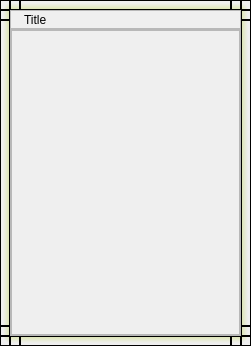
<?xml version="1.0" encoding="UTF-8"?>
<ui version="4.0">
 <class>DockWidget</class>
 <widget class="QWidget" name="DockWidget">
  <property name="geometry">
   <rect>
    <x>0</x>
    <y>0</y>
    <width>251</width>
    <height>346</height>
   </rect>
  </property>
  <property name="minimumSize">
   <size>
    <width>110</width>
    <height>60</height>
   </size>
  </property>
  <property name="windowTitle">
   <string>DockWidget</string>
  </property>
  <layout class="QGridLayout" name="gridLayout">
   <property name="margin">
    <number>0</number>
   </property>
   <property name="spacing">
    <number>0</number>
   </property>
   <item row="0" column="2" colspan="2">
    <layout class="QHBoxLayout" name="hBorder2">
     <property name="spacing">
      <number>0</number>
     </property>
     <item>
      <widget class="QFrame" name="topLeft_ext1">
       <property name="minimumSize">
        <size>
         <width>10</width>
         <height>10</height>
        </size>
       </property>
       <property name="maximumSize">
        <size>
         <width>10</width>
         <height>10</height>
        </size>
       </property>
       <property name="styleSheet">
        <string notr="true">background:qlineargradient(spread:pad, x1:0, y1:1, x2:0, y2:0, stop:0 rgba(164, 196, 0, 70), stop:0.7 rgba(255, 255, 255, 0))</string>
       </property>
       <property name="frameShape">
        <enum>QFrame::StyledPanel</enum>
       </property>
       <property name="frameShadow">
        <enum>QFrame::Raised</enum>
       </property>
      </widget>
     </item>
     <item>
      <widget class="QFrame" name="top">
       <property name="minimumSize">
        <size>
         <width>0</width>
         <height>10</height>
        </size>
       </property>
       <property name="maximumSize">
        <size>
         <width>16777215</width>
         <height>10</height>
        </size>
       </property>
       <property name="styleSheet">
        <string notr="true">background:qlineargradient(spread:pad, x1:0, y1:1, x2:0, y2:0, stop:0 rgba(164, 196, 0, 70), stop:0.7 rgba(255, 255, 255, 0))</string>
       </property>
       <property name="frameShape">
        <enum>QFrame::StyledPanel</enum>
       </property>
       <property name="frameShadow">
        <enum>QFrame::Raised</enum>
       </property>
      </widget>
     </item>
     <item>
      <widget class="QFrame" name="topRight_ext2">
       <property name="minimumSize">
        <size>
         <width>10</width>
         <height>10</height>
        </size>
       </property>
       <property name="maximumSize">
        <size>
         <width>10</width>
         <height>10</height>
        </size>
       </property>
       <property name="styleSheet">
        <string notr="true">background:qlineargradient(spread:pad, x1:0, y1:1, x2:0, y2:0, stop:0 rgba(164, 196, 0, 70), stop:0.7 rgba(255, 255, 255, 0))</string>
       </property>
       <property name="frameShape">
        <enum>QFrame::StyledPanel</enum>
       </property>
       <property name="frameShadow">
        <enum>QFrame::Raised</enum>
       </property>
      </widget>
     </item>
     <item>
      <widget class="QFrame" name="topRight">
       <property name="minimumSize">
        <size>
         <width>10</width>
         <height>10</height>
        </size>
       </property>
       <property name="maximumSize">
        <size>
         <width>10</width>
         <height>10</height>
        </size>
       </property>
       <property name="styleSheet">
        <string notr="true">background:qradialgradient(spread:pad, cx:0, cy:1, radius:0.7, fx:0, fy:1, stop:0 rgba(164, 196, 0, 70), stop:1 rgba(255, 255, 255, 0))</string>
       </property>
       <property name="frameShape">
        <enum>QFrame::StyledPanel</enum>
       </property>
       <property name="frameShadow">
        <enum>QFrame::Raised</enum>
       </property>
      </widget>
     </item>
    </layout>
   </item>
   <item row="0" column="0" rowspan="4" colspan="2">
    <layout class="QVBoxLayout" name="vBorder2">
     <property name="spacing">
      <number>0</number>
     </property>
     <item>
      <widget class="QFrame" name="topLeft">
       <property name="minimumSize">
        <size>
         <width>10</width>
         <height>10</height>
        </size>
       </property>
       <property name="maximumSize">
        <size>
         <width>10</width>
         <height>10</height>
        </size>
       </property>
       <property name="styleSheet">
        <string notr="true">background:qradialgradient(spread:pad, cx:1, cy:1, radius:0.7, fx:1, fy:1, stop:0 rgba(164, 196, 0, 70), stop:1 rgba(255, 255, 255, 0))</string>
       </property>
       <property name="frameShape">
        <enum>QFrame::StyledPanel</enum>
       </property>
       <property name="frameShadow">
        <enum>QFrame::Raised</enum>
       </property>
      </widget>
     </item>
     <item>
      <widget class="QFrame" name="topLeft_ext2">
       <property name="minimumSize">
        <size>
         <width>10</width>
         <height>10</height>
        </size>
       </property>
       <property name="maximumSize">
        <size>
         <width>10</width>
         <height>10</height>
        </size>
       </property>
       <property name="styleSheet">
        <string notr="true">background:qlineargradient(spread:pad, x1:1, y1:0, x2:0, y2:0, stop:0  rgba(164, 196, 0, 70), stop:0.7 rgba(255, 255, 255, 0))</string>
       </property>
       <property name="frameShape">
        <enum>QFrame::StyledPanel</enum>
       </property>
       <property name="frameShadow">
        <enum>QFrame::Raised</enum>
       </property>
      </widget>
     </item>
     <item>
      <widget class="QFrame" name="left">
       <property name="minimumSize">
        <size>
         <width>10</width>
         <height>0</height>
        </size>
       </property>
       <property name="maximumSize">
        <size>
         <width>10</width>
         <height>16777215</height>
        </size>
       </property>
       <property name="styleSheet">
        <string notr="true">background:qlineargradient(spread:pad, x1:1, y1:0, x2:0, y2:0, stop:0  rgba(164, 196, 0, 70), stop:0.7 rgba(255, 255, 255, 0))</string>
       </property>
       <property name="frameShape">
        <enum>QFrame::StyledPanel</enum>
       </property>
       <property name="frameShadow">
        <enum>QFrame::Raised</enum>
       </property>
      </widget>
     </item>
     <item>
      <widget class="QFrame" name="bottomLeft_ext1">
       <property name="minimumSize">
        <size>
         <width>10</width>
         <height>10</height>
        </size>
       </property>
       <property name="maximumSize">
        <size>
         <width>10</width>
         <height>10</height>
        </size>
       </property>
       <property name="styleSheet">
        <string notr="true">background:qlineargradient(spread:pad, x1:1, y1:0, x2:0, y2:0, stop:0  rgba(164, 196, 0, 70), stop:0.7 rgba(255, 255, 255, 0))</string>
       </property>
       <property name="frameShape">
        <enum>QFrame::StyledPanel</enum>
       </property>
       <property name="frameShadow">
        <enum>QFrame::Raised</enum>
       </property>
      </widget>
     </item>
     <item>
      <widget class="QFrame" name="bottomLeft">
       <property name="minimumSize">
        <size>
         <width>10</width>
         <height>10</height>
        </size>
       </property>
       <property name="maximumSize">
        <size>
         <width>10</width>
         <height>10</height>
        </size>
       </property>
       <property name="styleSheet">
        <string notr="true">background:qradialgradient(spread:pad, cx:1, cy:0, radius:0.7, fx:1, fy:0, stop:0 rgba(164, 196, 0, 70), stop:1 rgba(255, 255, 255, 0))</string>
       </property>
       <property name="frameShape">
        <enum>QFrame::StyledPanel</enum>
       </property>
       <property name="frameShadow">
        <enum>QFrame::Raised</enum>
       </property>
      </widget>
     </item>
    </layout>
   </item>
   <item row="1" column="2">
    <widget class="QFrame" name="DockFrame">
     <property name="minimumSize">
      <size>
       <width>0</width>
       <height>19</height>
      </size>
     </property>
     <property name="maximumSize">
      <size>
       <width>16777215</width>
       <height>19</height>
      </size>
     </property>
     <property name="frameShape">
      <enum>QFrame::StyledPanel</enum>
     </property>
     <property name="frameShadow">
      <enum>QFrame::Raised</enum>
     </property>
     <layout class="QHBoxLayout" name="horizontalLayout_2">
      <property name="spacing">
       <number>3</number>
      </property>
      <property name="leftMargin">
       <number>3</number>
      </property>
      <property name="topMargin">
       <number>0</number>
      </property>
      <property name="rightMargin">
       <number>6</number>
      </property>
      <property name="bottomMargin">
       <number>0</number>
      </property>
      <item>
       <widget class="QLabel" name="icone">
        <property name="text">
         <string/>
        </property>
       </widget>
      </item>
      <item>
       <widget class="QLabel" name="L_Title">
        <property name="sizePolicy">
         <sizepolicy hsizetype="Expanding" vsizetype="Preferred">
          <horstretch>0</horstretch>
          <verstretch>0</verstretch>
         </sizepolicy>
        </property>
        <property name="minimumSize">
         <size>
          <width>20</width>
          <height>0</height>
         </size>
        </property>
        <property name="text">
         <string>Title</string>
        </property>
        <property name="textFormat">
         <enum>Qt::PlainText</enum>
        </property>
        <property name="scaledContents">
         <bool>false</bool>
        </property>
        <property name="textInteractionFlags">
         <set>Qt::NoTextInteraction</set>
        </property>
       </widget>
      </item>
      <item>
       <layout class="QHBoxLayout" name="optionLayout">
        <property name="spacing">
         <number>9</number>
        </property>
        <item>
         <widget class="QPushButton" name="outToolBarBtn">
          <property name="toolTip">
           <string>Remove from toolbar</string>
          </property>
          <property name="styleSheet">
           <string notr="true">border:none</string>
          </property>
          <property name="text">
           <string/>
          </property>
         </widget>
        </item>
        <item>
         <widget class="QPushButton" name="toToolBarBtn">
          <property name="toolTip">
           <string>Add in toolbar</string>
          </property>
          <property name="styleSheet">
           <string notr="true">border:none</string>
          </property>
          <property name="text">
           <string/>
          </property>
         </widget>
        </item>
        <item>
         <widget class="QPushButton" name="PB_Close">
          <property name="minimumSize">
           <size>
            <width>0</width>
            <height>0</height>
           </size>
          </property>
          <property name="maximumSize">
           <size>
            <width>16777215</width>
            <height>16777215</height>
           </size>
          </property>
          <property name="toolTip">
           <string>Close dock</string>
          </property>
          <property name="styleSheet">
           <string notr="true">border:none</string>
          </property>
          <property name="text">
           <string/>
          </property>
          <property name="iconSize">
           <size>
            <width>10</width>
            <height>10</height>
           </size>
          </property>
          <property name="flat">
           <bool>false</bool>
          </property>
         </widget>
        </item>
       </layout>
      </item>
     </layout>
    </widget>
   </item>
   <item row="1" column="3" rowspan="3">
    <layout class="QVBoxLayout" name="vBorder1">
     <property name="spacing">
      <number>0</number>
     </property>
     <item>
      <widget class="QFrame" name="topRight_ext1">
       <property name="minimumSize">
        <size>
         <width>10</width>
         <height>10</height>
        </size>
       </property>
       <property name="maximumSize">
        <size>
         <width>10</width>
         <height>10</height>
        </size>
       </property>
       <property name="styleSheet">
        <string notr="true">background:qlineargradient(spread:pad, x1:0, y1:0, x2:1, y2:0, stop:0  rgba(164, 196, 0, 70), stop:0.7 rgba(255, 255, 255, 0))</string>
       </property>
       <property name="frameShape">
        <enum>QFrame::StyledPanel</enum>
       </property>
       <property name="frameShadow">
        <enum>QFrame::Raised</enum>
       </property>
      </widget>
     </item>
     <item>
      <widget class="QFrame" name="right">
       <property name="minimumSize">
        <size>
         <width>10</width>
         <height>0</height>
        </size>
       </property>
       <property name="maximumSize">
        <size>
         <width>10</width>
         <height>16777215</height>
        </size>
       </property>
       <property name="styleSheet">
        <string notr="true">background:qlineargradient(spread:pad, x1:0, y1:0, x2:1, y2:0, stop:0  rgba(164, 196, 0, 70), stop:0.7 rgba(255, 255, 255, 0))</string>
       </property>
       <property name="frameShape">
        <enum>QFrame::StyledPanel</enum>
       </property>
       <property name="frameShadow">
        <enum>QFrame::Raised</enum>
       </property>
      </widget>
     </item>
     <item>
      <widget class="QFrame" name="bottomRight_ext2">
       <property name="minimumSize">
        <size>
         <width>10</width>
         <height>10</height>
        </size>
       </property>
       <property name="maximumSize">
        <size>
         <width>10</width>
         <height>10</height>
        </size>
       </property>
       <property name="styleSheet">
        <string notr="true">background:qlineargradient(spread:pad, x1:0, y1:0, x2:1, y2:0, stop:0  rgba(164, 196, 0, 70), stop:0.7 rgba(255, 255, 255, 0))</string>
       </property>
       <property name="frameShape">
        <enum>QFrame::StyledPanel</enum>
       </property>
       <property name="frameShadow">
        <enum>QFrame::Raised</enum>
       </property>
      </widget>
     </item>
     <item>
      <widget class="QFrame" name="bottomRight">
       <property name="minimumSize">
        <size>
         <width>10</width>
         <height>10</height>
        </size>
       </property>
       <property name="maximumSize">
        <size>
         <width>10</width>
         <height>10</height>
        </size>
       </property>
       <property name="styleSheet">
        <string notr="true">background:qradialgradient(spread:pad, cx:0, cy:0, radius:0.7, fx:0, fy:0, stop:0 rgba(164, 196, 0, 70), stop:1 rgba(255, 255, 255, 0))</string>
       </property>
       <property name="frameShape">
        <enum>QFrame::StyledPanel</enum>
       </property>
       <property name="frameShadow">
        <enum>QFrame::Raised</enum>
       </property>
      </widget>
     </item>
    </layout>
   </item>
   <item row="2" column="2">
    <widget class="QFrame" name="DockContent">
     <property name="frameShape">
      <enum>QFrame::StyledPanel</enum>
     </property>
     <property name="frameShadow">
      <enum>QFrame::Raised</enum>
     </property>
     <layout class="QGridLayout" name="gridLayout_3">
      <property name="margin">
       <number>0</number>
      </property>
      <property name="spacing">
       <number>0</number>
      </property>
      <item row="0" column="0">
       <widget class="QScrollArea" name="scrollArea">
        <property name="widgetResizable">
         <bool>true</bool>
        </property>
        <widget class="QWidget" name="scrollAreaWidgetContents">
         <property name="geometry">
          <rect>
           <x>0</x>
           <y>0</y>
           <width>223</width>
           <height>299</height>
          </rect>
         </property>
         <layout class="QVBoxLayout" name="contentLayout">
          <property name="spacing">
           <number>0</number>
          </property>
          <property name="margin">
           <number>0</number>
          </property>
          <item>
           <spacer name="verticalSpacer">
            <property name="orientation">
             <enum>Qt::Vertical</enum>
            </property>
            <property name="sizeHint" stdset="0">
             <size>
              <width>20</width>
              <height>20</height>
             </size>
            </property>
           </spacer>
          </item>
         </layout>
        </widget>
       </widget>
      </item>
     </layout>
    </widget>
   </item>
   <item row="3" column="2">
    <layout class="QHBoxLayout" name="hBorder1">
     <property name="spacing">
      <number>0</number>
     </property>
     <item>
      <widget class="QFrame" name="bottomLeft_ext2">
       <property name="minimumSize">
        <size>
         <width>10</width>
         <height>10</height>
        </size>
       </property>
       <property name="maximumSize">
        <size>
         <width>10</width>
         <height>10</height>
        </size>
       </property>
       <property name="styleSheet">
        <string notr="true">background:qlineargradient(spread:pad, x1:0, y1:0, x2:0, y2:1, stop:0  rgba(164, 196, 0, 70), stop:0.7 rgba(255, 255, 255, 0))</string>
       </property>
       <property name="frameShape">
        <enum>QFrame::StyledPanel</enum>
       </property>
       <property name="frameShadow">
        <enum>QFrame::Raised</enum>
       </property>
      </widget>
     </item>
     <item>
      <widget class="QFrame" name="bottom">
       <property name="minimumSize">
        <size>
         <width>0</width>
         <height>10</height>
        </size>
       </property>
       <property name="maximumSize">
        <size>
         <width>16777215</width>
         <height>10</height>
        </size>
       </property>
       <property name="styleSheet">
        <string notr="true">background:qlineargradient(spread:pad, x1:0, y1:0, x2:0, y2:1, stop:0  rgba(164, 196, 0, 70), stop:0.7 rgba(255, 255, 255, 0))</string>
       </property>
       <property name="frameShape">
        <enum>QFrame::StyledPanel</enum>
       </property>
       <property name="frameShadow">
        <enum>QFrame::Raised</enum>
       </property>
      </widget>
     </item>
     <item>
      <widget class="QFrame" name="bottomRight_ext1">
       <property name="minimumSize">
        <size>
         <width>10</width>
         <height>10</height>
        </size>
       </property>
       <property name="maximumSize">
        <size>
         <width>10</width>
         <height>10</height>
        </size>
       </property>
       <property name="styleSheet">
        <string notr="true">background:qlineargradient(spread:pad, x1:0, y1:0, x2:0, y2:1, stop:0  rgba(164, 196, 0, 70), stop:0.7 rgba(255, 255, 255, 0))</string>
       </property>
       <property name="frameShape">
        <enum>QFrame::StyledPanel</enum>
       </property>
       <property name="frameShadow">
        <enum>QFrame::Raised</enum>
       </property>
      </widget>
     </item>
    </layout>
   </item>
  </layout>
 </widget>
 <layoutdefault spacing="6" margin="11"/>
 <resources>
  <include location="_resources/SwGuiRsc.qrc"/>
 </resources>
 <connections/>
</ui>
